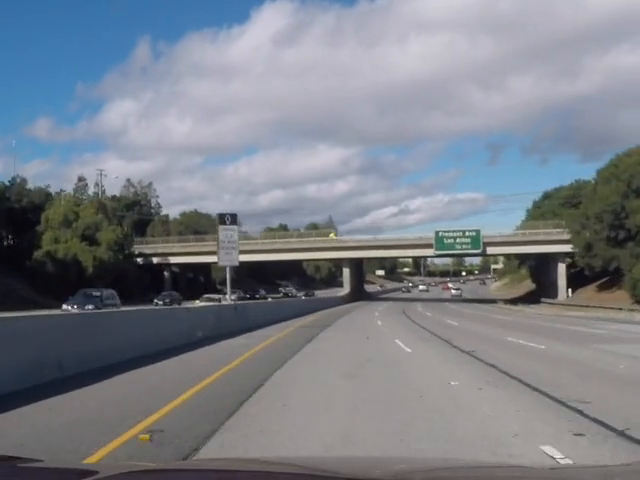
#> input picture frame 48 of src/study/my_hough/my_hough/python_codes/road_video1.mp4, 640 x 480 px, given in place of the camera
$ python cam_modes.py
#> lines starting #> are read from the running program, lines starting #| are printed output that depends on the picture; after the words box and inside, x2 and y2 are one past the last pixel; in counts of white or black regions, pixels touching at a corner belong together
#!/usr/bin/env python3
# -*- coding: utf-8 -*-
"""카메라 해상도/포맷 고르기 + 조준 도우미 (ROS 없이 /dev/video 직접).

왜 필요한가
  이 카메라는 해상도마다 **화각이 다르다** (640x480 은 센서를 잘라낸 것).
  1920x1080 이 상하좌우 모두 제일 넓고, 특히 위쪽이 더 보여 신호등에 유리하다.
  화각은 캡처 모드가 정하고 크기는 나중에 줄이면 되므로, 먼저 모드를 골라야 한다.

기능
  · 숫자키로 해상도 즉시 전환, [m] 으로 MJPG/YUYV 전환, 실측 fps 표시
  · [b] 640x480 화각 상자 — 지금 모드에서 그 화각이 어디까지인지 표시(참고용)
  · 조준 도우미: 화면 아래의 라이다 원통을 찾아 **중심에서 몇 % 벗어났는지** 실시간 표시
    → 카메라를 돌리면서 이 값이 0 이 되게 맞추면 좌우 정렬이 끝난다
  · [r] ROI 드래그 — 잘라 쓸 영역을 마우스로 지정하면 크기/비율을 알려준다
  · [f] 저장

주의: ROS 카메라 노드가 /dev/video0 을 잡고 있으면 안 된다. 먼저 내릴 것.

실행 (차 PC):
  python3 tools/cam_modes.py
"""
import argparse
import os
import sys
import time

import numpy as np
import cv2

_HERE = os.path.dirname(os.path.realpath(__file__))
_PKG = os.path.dirname(_HERE)
sys.path.insert(0, _PKG)


def _load_text():
    import importlib.util
    p = os.path.join(_HERE, "tuner.py")
    if not os.path.isfile(p):
        return None
    try:
        spec = importlib.util.spec_from_file_location("_tuner_text", p)
        m = importlib.util.module_from_spec(spec)
        sys.modules["_tuner_text"] = m
        old, sys.argv = sys.argv, ["tuner.py"]
        try:
            spec.loader.exec_module(m)
        finally:
            sys.argv = old
        return getattr(m, "Text", None)
    except Exception:
        return None


_T = _load_text()
TXT = _T() if _T is not None else None


def draw_text(img, items):
    if TXT is not None:
        return TXT.draw(img, items)
    for t, x, y, s, c in items:
        cv2.putText(img, t, (int(x), int(y + s)), cv2.FONT_HERSHEY_SIMPLEX,
                    s / 30.0, c, 1, cv2.LINE_AA)
    return img


# (가로, 세로, 화각가로%, 화각세로%) — % 는 1920x1080(센서 전체) 대비 실측값.
# 이 카메라는 저해상도 모드가 줄인 것이 아니라 **잘라낸 것**이라 화각이 다르다.
# 1280x720 은 정합 배율이 1.000 = 1080p 픽셀을 1:1 로 가운데만 오려낸 것이었다.
MODES = [(1920, 1080, 100.0, 100.0),   # 1
         (1280, 720, 66.7, 66.7),      # 2
         (1280, 1024, None, None),     # 3  (아직 미측정)
         (1024, 768, 74.6, 99.4),      # 4
         (800, 600, 49.8, 66.4),       # 5
         (640, 480, 66.7, 88.9),       # 6  (지금 주행에 쓰는 모드)
         (320, 240, None, None)]       # 7


def open_cam(dev, w, h, fourcc):
    cap = cv2.VideoCapture(dev)
    if not cap.isOpened():
        return None
    if fourcc:
        cap.set(cv2.CAP_PROP_FOURCC, cv2.VideoWriter_fourcc(*fourcc))
    cap.set(cv2.CAP_PROP_FRAME_WIDTH, w)
    cap.set(cv2.CAP_PROP_FRAME_HEIGHT, h)
    return cap


def find_lidar(gray):
    """화면 아래쪽 중앙의 가장 큰 어두운 덩어리(라이다 원통) 중심 u 를 찾는다."""
    H, W = gray.shape[:2]
    band = gray[int(H * 0.70):, :]
    thr = max(50, int(np.percentile(band, 3)) + 25)
    m = (band < thr).astype(np.uint8)
    k = max(3, int(W / 200) | 1)
    m = cv2.morphologyEx(m, cv2.MORPH_OPEN, np.ones((k, k), np.uint8))
    n, lab, st, ce = cv2.connectedComponentsWithStats(m, 8)
    best, bi = 0, -1
    for i in range(1, n):
        x, y, w, h, a = st[i]
        if a < (W * H) * 0.002:
            continue
        if abs(ce[i][0] - W / 2) < W * 0.32 and x > 3 and x + w < W - 3 and a > best:
            best, bi = a, i
    if bi < 0:
        return None
    return float(ce[bi][0]), int(st[bi][1] + int(H * 0.70)), int(best)


def main():
    ap = argparse.ArgumentParser(description="카메라 해상도 고르기 + 조준")
    ap.add_argument("--device", type=int, default=0)
    ap.add_argument("--out", default=os.path.expanduser("~/cam_modes"))
    ap.add_argument("--maxw", type=int, default=1100, help="화면 표시 최대 폭")
    args = ap.parse_args()
    os.makedirs(args.out, exist_ok=True)

    mi = 0
    fourcc = "MJPG"
    cap = open_cam(args.device, MODES[mi][0], MODES[mi][1], fourcc=fourcc)
    if cap is None:
        print("카메라를 못 열었다. ROS 카메라 노드가 /dev/video%d 를 잡고 있는지 확인:"
              % args.device)
        print('  PAT="usb_cam""_node_exe"; pkill -f "$PAT"')
        sys.exit(1)

    win = "camera modes"
    cv2.namedWindow(win, cv2.WINDOW_AUTOSIZE)
    show_box = False
    show_grid = False
    roi = {"drag": None, "rect": None}
    st = {"s": 1.0}
    times = []
    msg, msg_t = "", 0.0
    frozen = None

    def on_mouse(ev, x, y, flags, _):
        s = st["s"]
        px, py = x / s, y / s
        if ev == cv2.EVENT_LBUTTONDOWN:
            roi["drag"] = (px, py)
            roi["rect"] = None
        elif ev == cv2.EVENT_MOUSEMOVE and roi["drag"] is not None:
            a = roi["drag"]
            roi["rect"] = (min(a[0], px), min(a[1], py), abs(px - a[0]), abs(py - a[1]))
        elif ev == cv2.EVENT_LBUTTONUP and roi["drag"] is not None:
            a = roi["drag"]
            roi["rect"] = (min(a[0], px), min(a[1], py), abs(px - a[0]), abs(py - a[1]))
            roi["drag"] = None
    cv2.setMouseCallback(win, on_mouse)

    print(__doc__.split("실행")[0])
    print("숫자키 1~%d 로 해상도 전환:" % len(MODES))
    for i, mo in enumerate(MODES):
        fv = ("화각 가로 %5.1f%% / 세로 %5.1f%%" % (mo[2], mo[3])
              if mo[2] is not None else "화각 미측정")
        print("   %d) %4dx%-4d  %s%s" % (i + 1, mo[0], mo[1], fv,
                                         "   ← 센서 전체" if mo[2] == 100.0 else ""))

    while True:
        if frozen is None:
            ok, frame = cap.read()
#> frame is the input picture: shape (480, 640, 3); mean B, G, R 137.2, 128.5, 123.1
            if not ok:
                time.sleep(0.02)
                continue
            times.append(time.time())
            if len(times) > 30:
                del times[0]
        else:
            frame = frozen
        H, W = frame.shape[:2]
#> H = 480; W = 640
        fps = (len(times) - 1) / (times[-1] - times[0]) if len(times) > 5 else 0.0

        vis = frame.copy()
        gray = cv2.cvtColor(frame, cv2.COLOR_BGR2GRAY)
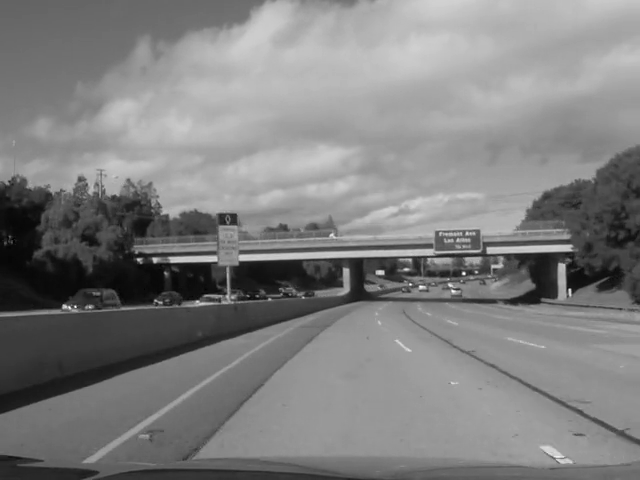
#> gray: shape (480, 640); min 1, max 255, mean 127.8

        # 중심 십자
        cv2.line(vis, (W // 2, 0), (W // 2, H - 1), (90, 90, 90), 1)
        cv2.line(vis, (0, H // 2), (W - 1, H // 2), (90, 90, 90), 1)
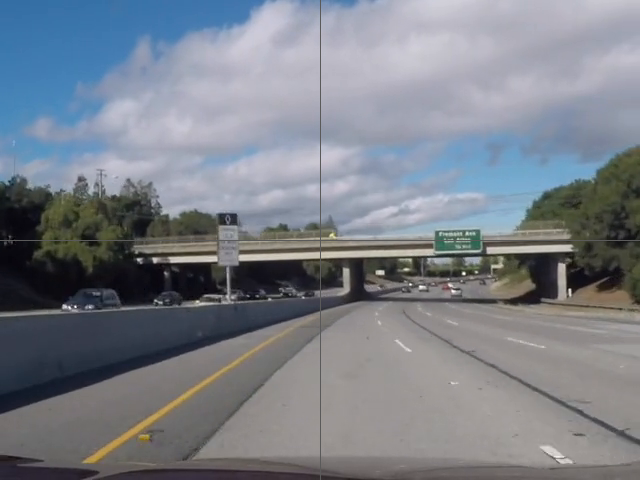
#> vis: shape (480, 640, 3); mean B, G, R 137.1, 128.3, 123
        if show_grid:
            # 상하 각도 잡을 때 재현 가능하게 — 세로 10% 간격 눈금에 % 표시
            gi = []
            for p in range(10, 100, 10):
                y = H * p // 100
                col = (110, 110, 110) if p != 50 else (0, 165, 255)
                cv2.line(vis, (0, y), (W - 1, y), col, 1)
                gi.append(("%d%%" % p, 6, max(0, y - int(W / 55)),
                           max(11, int(W / 70)), col))
            for p in (25, 50, 75):
                x = W * p // 100
                cv2.line(vis, (x, 0), (x, H - 1), (110, 110, 110), 1)
            draw_text(vis, gi)
        if show_box and MODES[mi][2]:
            # 지금 모드 화면 안에서 640x480 모드의 화각이 차지하는 비율
            # = (640 모드 화각) / (지금 모드 화각).  실측값 66.7% / 88.9%
            bw = int(W * min(1.0, 66.7 / MODES[mi][2]))
            bh = int(H * min(1.0, 88.9 / MODES[mi][3]))
            x0, y0 = (W - bw) // 2, (H - bh) // 2
            cv2.rectangle(vis, (x0, y0), (x0 + bw, y0 + bh), (0, 200, 255), 2)
            draw_text(vis, [("640x480 화각 (대략)", x0 + 6, y0 + 6,
                             max(12, int(W / 60)), (0, 200, 255))])

        # 조준: 라이다 중심
        aim = find_lidar(gray)
#> in find_lidar, `band = gray[int(H * 0.70):, :]`:
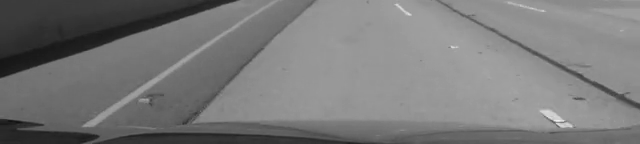
#> band: shape (144, 640); min 18, max 242, mean 121.2
#> in find_lidar, `thr = max(50, int(np.percentile(band, 3)) + 25)`: thr = 62
#> in find_lidar, `m = (band < thr).astype(np.uint8)`:
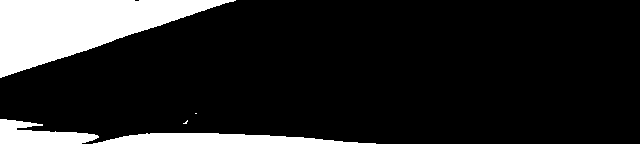
#> m: shape (144, 640); values 0 (black) and 1 (white), 13.9% white; 5 white regions (2 under 20 px), largest, box (x1, y1, x2, y2) and area: (0, 0, 236, 78) 9274, (93, 133, 376, 144) 2091, (0, 119, 99, 144) 1474
#> in find_lidar, `m = cv2.morphologyEx(m, cv2.MORPH_OPEN, np.ones((k, k), np.uint8))`: m: shape (144, 640); values 0 (black) and 1 (white), 13.9% white; 3 white regions, box (x1, y1, x2, y2) and area: (0, 0, 234, 78) 9272, (98, 133, 358, 144) 2066, (0, 119, 98, 144) 1459
#> in find_lidar, `n, lab, st, ce = cv2.connectedComponentsWithStats(m, 8)`:
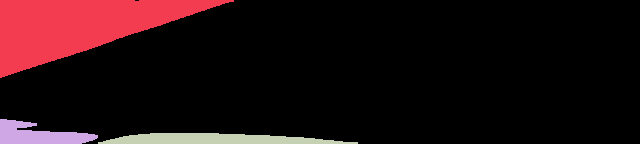
#> lab: shape (144, 640) int32; 4 distinct labels, from 0 to 3; one colour per label, 0 black
#> in find_lidar, `n, lab, st, ce = cv2.connectedComponentsWithStats(m, 8)`: n = 4; st = [[0, 0, 640, 144, 79363], [0, 0, 234, 78, 9272], [0, 119, 98, 25, 1459], [98, 133, 260, 11, 2066]]; ce = [[355.6, 73.94], [78.26, 25.68], [38.02, 134.5], [215, 139]]
#> the loop in find_lidar, `for i in range(1, n):` made 3 passes
#> (x, y, w, h, a, best, bi) on pass 3: (98, 133, 260, 11, 2066, 2066, 3)
#> after the loop in find_lidar, `for i in range(1, n):`: best = 2066; bi = 3
#> aim = (215, 469, 2066)
        aim_txt = "라이다 원통을 못 찾음 (화면 아래에 보이게)"
        aim_col = (150, 150, 150)
        if aim is not None:
            lu, ltop, larea = aim
#> lu = 215; ltop = 469; larea = 2066
            off = lu - W / 2.0
#> off = -105
            pct = 200.0 * off / W
#> pct = -32.82
            cv2.drawMarker(vis, (int(lu), min(H - 5, ltop + 12)), (0, 0, 255),
                           cv2.MARKER_TRIANGLE_UP, max(14, W // 45), 3)
#> vis: shape (480, 640, 3); 0.04% of pixels changed, all inside (x1, y1, x2, y2) = (206, 466, 223, 480)
            aim_txt = ("라이다 중심 %+.0f px  (화면폭의 %+.1f%%)   %s"
                       % (off, pct,
                          "정렬 좋음" if abs(pct) < 1.0 else
                          ("카메라를 %s 로 조금 더" % ("오른쪽" if off > 0 else "왼쪽"))))
            aim_col = (140, 255, 160) if abs(pct) < 1.0 else (0, 200, 255)
#> aim_col = (0, 200, 255)

        if roi["rect"]:
            x, y, w, h = [int(v) for v in roi["rect"]]
            if w > 4 and h > 4:
                cv2.rectangle(vis, (x, y), (x + w, y + h), (255, 120, 0), 2)

        s = min(1.0, args.maxw / float(W))
#> s = 1
        st["s"] = s
        disp = cv2.resize(vis, (int(W * s), int(H * s))) if s < 1.0 else vis

        pad = np.full((104, disp.shape[1], 3), 24, np.uint8)
        fv = MODES[mi]
        fvtxt = ("화각 가로 %.0f%% / 세로 %.0f%%" % (fv[2], fv[3])
                 if fv[2] is not None else "화각 미측정")
        it = [("%d) %dx%d [%s]  %.1f fps   %s%s"
               % (mi + 1, W, H, fourcc, fps, fvtxt,
                  "   [정지]" if frozen is not None else ""),
               8, 5, 16,
               (140, 255, 160) if (fv[2] or 0) >= 99 else (0, 200, 255)),
              (aim_txt, 8, 28, 15, aim_col)]
        if roi["rect"]:
            x, y, w, h = [int(v) for v in roi["rect"]]
            it.append(("잘라낸 영역 %dx%d (비율 %.3f) — 원본의 가로 %.0f%% / 세로 %.0f%%"
                       % (w, h, w / max(1, h), 100 * w / W, 100 * h / H),
                       8, 50, 14, (255, 170, 80)))
        else:
            it.append(("마우스로 끌면 잘라 쓸 영역을 재볼 수 있다", 8, 50, 13, (140, 140, 140)))
        it.append(("숫자키 1~%d 해상도   [m] MJPG/YUYV   [b] 640x480 화각상자   "
                   "[g] 격자   [스페이스] 정지   [f] 저장   [q] 종료" % len(MODES),
                   8, 72, 12, (150, 150, 150)))
        if msg and time.time() - msg_t < 3.5:
            it.append((msg, 8, 88, 13, (120, 255, 255)))
        draw_text(pad, it)
#> the loop in draw_text, `for t, x, y, s, c in items:` made 4 passes
#> (y, s, c) on passes 1, 2, 4: (5, 16, (140, 255, 160)), (28, 15, (0, 200, 255)), (72, 12, (150, 150, 150))
#> (t, y, s, c) on pass 3: ('마우스로 끌면 잘라 쓸 영역을 재볼 수 있다', 50, 13, (140, 140, 140))
#> after the loop in draw_text, `for t, x, y, s, c in items:`:
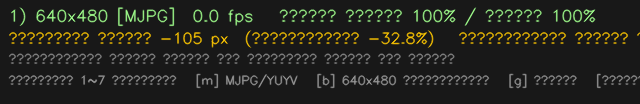
#> img: shape (104, 640, 3); mean of channels 0, 1, 2 30.5, 37.2, 36.3; drawn as B, G, R
        cv2.imshow(win, cv2.vconcat([disp, pad]))
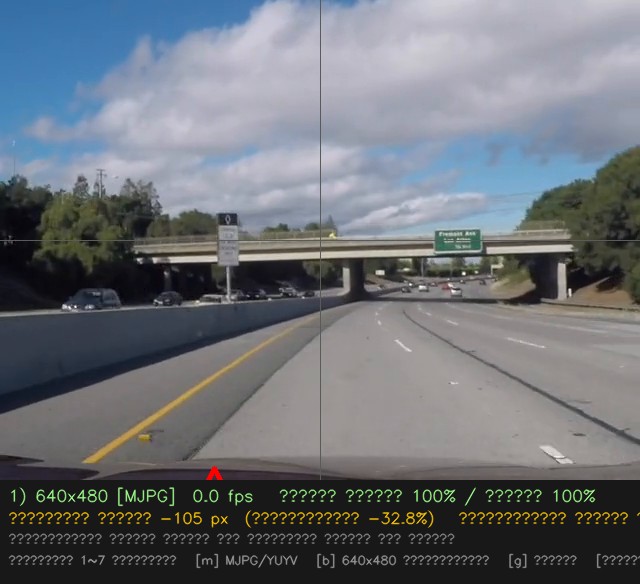
#> window 'camera modes': shape (584, 640, 3); mean B, G, R 118.1, 112.1, 107.6

        k = cv2.waitKeyEx(20)
#> (key q is pressed here)
#> k = 113
        if k == -1:
            continue
        ch = k & 0xFF
#> ch = 113
        if ch in (27, ord('q')):
            break
        elif ord('1') <= ch <= ord('0') + len(MODES):
            mi = ch - ord('1')
            cap.release()
            cap = open_cam(args.device, MODES[mi][0], MODES[mi][1], fourcc=fourcc)
            times.clear(); frozen = None
            msg, msg_t = ("해상도 %dx%d 로 전환"
                          % (MODES[mi][0], MODES[mi][1])), time.time()
        elif ch == ord('m'):
            fourcc = "YUYV" if fourcc == "MJPG" else "MJPG"
            cap.release()
            cap = open_cam(args.device, MODES[mi][0], MODES[mi][1], fourcc=fourcc)
            times.clear(); frozen = None
            msg, msg_t = "포맷 %s 로 전환" % fourcc, time.time()
        elif ch == ord('b'):
            show_box = not show_box
        elif ch == ord('g'):
            show_grid = not show_grid
        elif ch == ord(' '):
            frozen = None if frozen is not None else frame.copy()
        elif ch == ord('f'):
            t = time.strftime("%m%d_%H%M%S")
            p = os.path.join(args.out, "cam_%dx%d_%s.jpg" % (W, H, t))
            cv2.imwrite(p, frame)
            msg, msg_t = "저장: %s" % p, time.time()
            print("  " + msg)

    cap.release()
    cv2.destroyAllWindows()
    print("\n선택한 모드: %dx%d [%s]" % (MODES[mi][0], MODES[mi][1], fourcc))
    print("ROS 카메라를 이 모드로 띄우려면:")
    print("  ros2 run usb_cam usb_cam_node_exe --ros-args -r __node:=xycar_cam \\")
    print("    -p video_device:=/dev/video0 -p pixel_format:=%s \\"
          % ("mjpeg2rgb" if fourcc == "MJPG" else "yuyv2rgb"))
#> (the run stopped early here; a loop or call above may not have finished)
